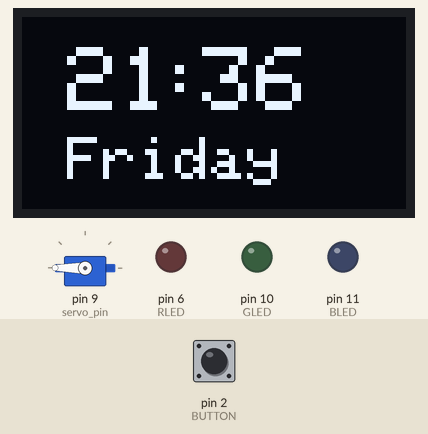
The sketch below on a simulated Arduino Nano, built with avr-gcc and run on an emulated ATmega328P. On the bench: 128×64 one-colour display, servo, output pins drawn as LEDs (lit = HIGH). Wiring (inferred from the names in the program): DS3231 clock at I2C address 0x68. The test bench sets the inputs (shaded band); at power-on: pin 2 (BUTTON) LOW. The local clock reads 2024-03-15 10:24:30 at power-on unless the sketch sets it; what the sketch prints to the serial monitor is not drawn.

Above: at 3.2 s.
3.3 s: pin 2 (BUTTON) pulled HIGH for 1 s
At 4.6 s:
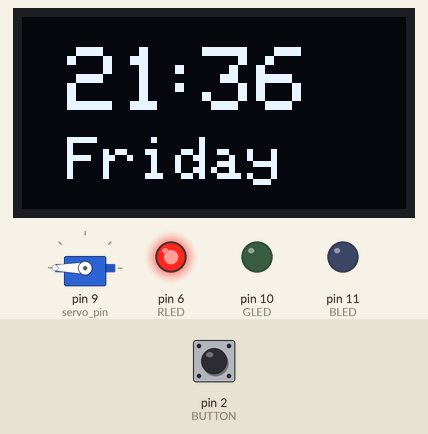
5.8 s: pin 2 (BUTTON) pulled HIGH for 0.15 s
At 7.1 s:
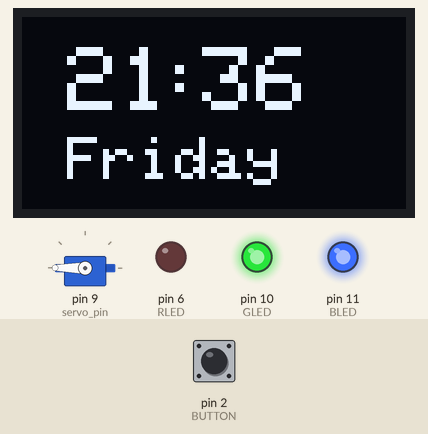
7.4 s: pin 2 (BUTTON) pulled HIGH for 0.15 s
At 8.0 s:
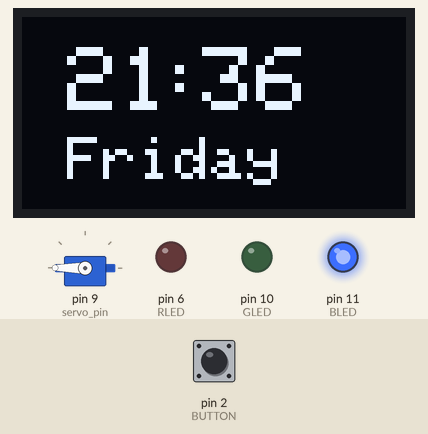
9.0 s: pin 2 (BUTTON) pulled HIGH for 3.2 s
At 12.7 s:
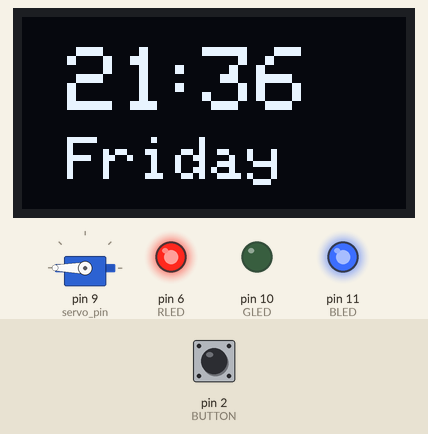
13.7 s: pin 2 (BUTTON) driven HIGH
At 15.01 s:
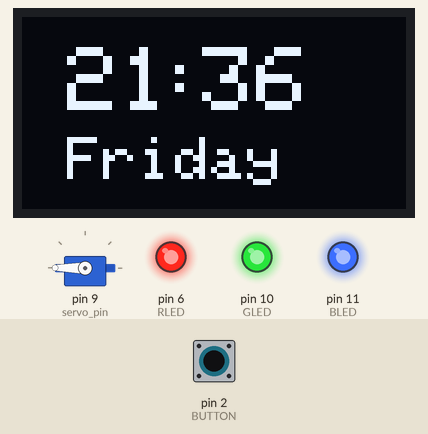
16.7 s: pin 2 (BUTTON) driven LOW
At 16.7 s:
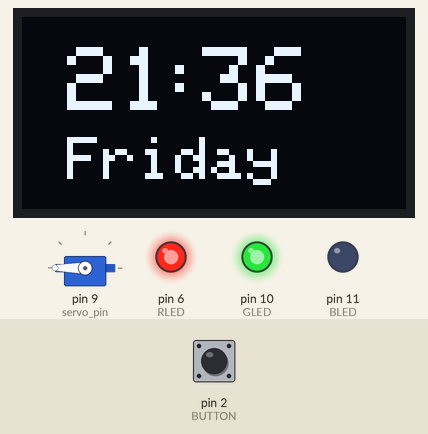
Timing chart, 0 to 19.7 s (numbered marks = the images above; inputs shaded):
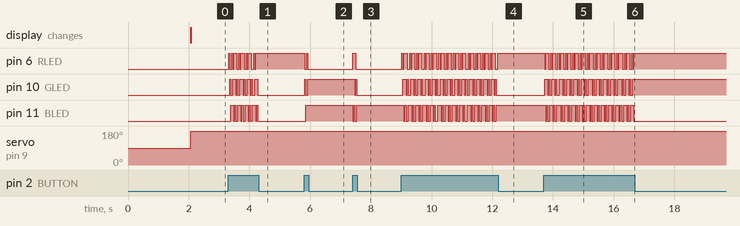

The sketch:

grow_clock.ino
```cpp
/*
 * Grow Clock
 * James A Ware
 * MAY-22
 *
 */

#include "Wire.h"
#include "millisDelay.h"
#include "Servo.h"
#define DS3231_I2C_ADDRESS 0x68

//screen includes
#include <Wire.h>
#include <Adafruit_GFX.h>
#include <Adafruit_SSD1306.h>

#define SCREEN_WIDTH 128 // OLED display width, in pixels
#define SCREEN_HEIGHT 64 // OLED display height, in pixels

Adafruit_SSD1306 display(SCREEN_WIDTH, SCREEN_HEIGHT, &Wire, -1);

const int BLED=11;
const int GLED=10;
const int RLED=6;
int ledMode = 0;
millisDelay ledDelay;

const int BUTTON=2;
boolean lastButton = LOW;
boolean currentButton = LOW;


int servo_pin = 9; //D9 on NANO board
Servo myservo;
int angle = 0;


//RTC timer
const long interval = 1000;
unsigned long previousMillis = 0;

// Convert normal decimal numbers to binary coded decimal
byte decToBcd(byte val){
  return( (val/10*16) + (val%10) );
}

// Convert binary coded decimal to normal decimal numbers
byte bcdToDec(byte val){
  return( (val/16*10) + (val%16) );
}

void setup(){
  Serial.begin(115200);
  //screen init
  if(!display.begin(SSD1306_SWITCHCAPVCC, 0x3C)) {
    Serial.println(F("SSD1306 allocation failed"));
    for(;;);
  }
  delay(2000);
  display.clearDisplay();
  display.setTextColor(WHITE);

  //led init
  pinMode (BLED, OUTPUT);
  pinMode (GLED, OUTPUT);
  pinMode (RLED, OUTPUT);
  pinMode (BUTTON, INPUT);

  Wire.begin();
  Serial.begin(9600);
//  ledDelay.start(10000);  // delay that holds the lights on
//  ledintDelay.start(10000);  // delay that cycles through the colors

//servo init
{
  myservo.attach(servo_pin);
}
  // set the time | seconds, minutes, hours, day, date, month, year
  setDS3231time(25,36,21,6,6,5,22);
}

  boolean debounce(boolean last){
    boolean current = digitalRead(BUTTON);
    if(last != current){
      delay(5);
      current = digitalRead(BUTTON);
    }
    return current;
  }

void setDS3231time(byte second, byte minute, byte hour, byte dayOfWeek, byte
dayOfMonth, byte month, byte year){
  // sets time and date data to DS3231
  Wire.beginTransmission(DS3231_I2C_ADDRESS);
  Wire.write(0); // set next input to start at the seconds register
  Wire.write(decToBcd(second)); // set seconds
  Wire.write(decToBcd(minute)); // set minutes
  Wire.write(decToBcd(hour)); // set hours
  Wire.write(decToBcd(dayOfWeek)); // set day of week (1=Sunday, 7=Saturday)
  Wire.write(decToBcd(dayOfMonth)); // set date (1 to 31)
  Wire.write(decToBcd(month)); // set month
  Wire.write(decToBcd(year)); // set year (0 to 99)
  Wire.endTransmission();
}

void readDS3231time(byte *second,
byte *minute,
byte *hour,
byte *dayOfWeek,
byte *dayOfMonth,
byte *month,
byte *year){
  Wire.beginTransmission(DS3231_I2C_ADDRESS);
  Wire.write(0); // set DS3231 register pointer to 00h
  Wire.endTransmission();
  Wire.requestFrom(DS3231_I2C_ADDRESS, 7);
  // request seven bytes of data from DS3231 starting from register 00h
  *second = bcdToDec(Wire.read() & 0x7f);
  *minute = bcdToDec(Wire.read());
  *hour = bcdToDec(Wire.read() & 0x3f);
  *dayOfWeek = bcdToDec(Wire.read());
  *dayOfMonth = bcdToDec(Wire.read());
  *month = bcdToDec(Wire.read());
  *year = bcdToDec(Wire.read());
}

void displayTime(){
  byte second, minute, hour, dayOfWeek, dayOfMonth, month, year;
  // retrieve data from DS3231
  readDS3231time(&second, &minute, &hour, &dayOfWeek, &dayOfMonth, &month,
  &year);
  // send it to the serial monitor
  Serial.print(hour, DEC);
  // convert the byte variable to a decimal number when displayed
  Serial.print(":");
  if (minute<10){
    Serial.print("0");
  }
  Serial.print(minute, DEC);
  Serial.print(":");
  if (second<10){
    Serial.print("0");
  }
  Serial.print(second, DEC);
  Serial.print(" ");
  Serial.print(dayOfMonth, DEC);
  Serial.print("/");
  Serial.print(month, DEC);
  Serial.print("/");
  Serial.print(year, DEC);
  Serial.print(" Day of week: ");
  switch(dayOfWeek){
  case 1:
    Serial.println("Sunday");
    break;
  case 2:
    Serial.println("Monday");
    break;
  case 3:
    Serial.println("Tuesday");
    break;
  case 4:
    Serial.println("Wednesday");
    break;
  case 5:
    Serial.println("Thursday");
    break;
  case 6:
    Serial.println("Friday");
    break;
  case 7:
    Serial.println("Saturday");
    break;
  }
}

void displayTimeOLED(){
  byte second, minute, hour, dayOfWeek, dayOfMonth, month, year;
  // retrieve data from DS3231
  readDS3231time(&second, &minute, &hour, &dayOfWeek, &dayOfMonth, &month,
  &year);
  // send it to the OLED
  display.setTextSize(3);
  display.setCursor(15,10);
  display.print(hour, DEC);

  display.setTextSize(3);
  display.setCursor(45,10);
  display.print(":");

  display.setTextSize(3);
  display.setCursor(60,10);
  display.print(minute, DEC);

  switch(dayOfWeek){
  case 1:
    display.setTextSize(2);
    display.setCursor(15,40);
    display.print("Sunday");
    break;
  case 2:
    display.setTextSize(2);
    display.setCursor(15,40);
    display.print("Monday");
    break;
  case 3:
    display.setTextSize(2);
    display.setCursor(15,40);
    display.print("Tuesday");
    break;
  case 4:
    display.print("Wednesday");
    break;
  case 5:
    display.setTextSize(2);
    display.setCursor(15,40);
    display.print("Thursday");
    break;
  case 6:
    display.setTextSize(2);
    display.setCursor(15,40);
    display.print("Friday");
    break;
  case 7:
    display.setTextSize(2);
    display.setCursor(15,40);
    display.print("Saturday");
    break;
  }

  display.display();

 }

void moveTehArm(){
  byte second, minute, hour, dayOfWeek, dayOfMonth, month, year;
  // retrieve data from DS3231
  readDS3231time(&second, &minute, &hour, &dayOfWeek, &dayOfMonth, &month, &year);
  if(hour > 7 && hour < 20) {
      myservo.write(0);
      Serial.println(hour);
      Serial.println("Sun up");

  } else {
    myservo.write(180);
    Serial.println(hour);
    Serial.println("Sun down");
  }
}

void setMode(int mode){
  if (mode == 1){
    digitalWrite(RLED, 64);
    digitalWrite(GLED, LOW);
    digitalWrite(BLED, LOW);
  }
  else if (mode == 2){
    digitalWrite(RLED, LOW);
    digitalWrite(GLED, 64);
    digitalWrite(BLED, LOW);
  }
  else if (mode == 3){
    digitalWrite(RLED, LOW);
    digitalWrite(GLED, LOW);
    digitalWrite(BLED, 64);
  }
  else if (mode ==4){
    digitalWrite(RLED, 32);
    digitalWrite(GLED, 0);
    digitalWrite(BLED, 32);
  }
  else if (mode == 5){
    digitalWrite(RLED, 0);
    digitalWrite(GLED, 32);
    digitalWrite(BLED, 32);
  }
  else if (mode ==6){
    digitalWrite(RLED, 32);
    digitalWrite(GLED, 32);
    digitalWrite(BLED, 0);
  }
  else{
    digitalWrite(RLED, 16);
    digitalWrite(GLED, 32);
    digitalWrite(BLED, 16);
  }
}

void checkTurnOnLed() { // the led task
  // check if delay has timed out
  if (ledDelay.isRunning()) { // only returns TRUE once.
    ledMode++;
    if (ledMode ==7) ledMode = 0;
    setMode(ledMode);
    Serial.println("Turned LED Off");
  }
}

void checkTurnOffLed() { // the led task
  // check if delay has timed out
  if (ledDelay.justFinished()) { // only returns TRUE once.
    digitalWrite(RLED, LOW);
    digitalWrite(GLED, LOW);
    digitalWrite(BLED, LOW);
    Serial.println("Turned LED Off");
  }
}

void loop(){

  displayTimeOLED();
  display.clearDisplay();
//  display.setTextSize(1);
//  display.setCursor(0,10);
//  display.print("The Time Today is");
//  display.display();
  unsigned long currentMillis = millis();
    if (currentMillis - previousMillis >= interval) {
      previousMillis = currentMillis;
      displayTime();
      moveTehArm();
      checkTurnOffLed();
//      displayTimeOLED();

    }
  currentButton = debounce(lastButton);
  if(lastButton == LOW && currentButton == HIGH) {
    ledDelay.start(360000);
    Serial.println("button pushed");
    checkTurnOnLed();
    }
  }
```

Measured:
- after the input at 3.3 s, pin 6 (RLED): LOW → HIGH at once, then repeats every 0.24 s: LOW 0.07 s, HIGH 0.03 s, LOW 0.03 s, HIGH 0.10 s, until it stays HIGH from 4.2 s; pin 10 (GLED): LOW → HIGH after 0.05 s, then repeats every 0.24 s: LOW 0.07 s, HIGH 0.10 s, LOW 0.03 s, HIGH 0.03 s, until it stays LOW from 4.3 s
- after the input at 5.8 s, pin 6 (RLED): HIGH → LOW at once, → HIGH 0.07 s later, → LOW 0.03 s later; pin 10 (GLED): LOW → HIGH at once, → LOW 0.03 s later, → HIGH 0.07 s later; pin 11 (BLED): LOW → HIGH after 0.05 s
- after the input at 7.4 s, pin 6 (RLED): LOW → HIGH at once, → LOW 0.10 s later; pin 10 (GLED): HIGH → LOW after 0.07 s, → HIGH 0.03 s later, → LOW 0.03 s later; pin 11 (BLED): alternates HIGH for 0.03 s and LOW for 0.05 s, 4 changes in all, then stays HIGH, starting at once
- after the input at 9.0 s, pin 6 (RLED): LOW → HIGH at once, then repeats every 0.25 s: LOW 0.03 s, HIGH 0.12 s, LOW 0.07 s, HIGH 0.03 s, until it stays HIGH from 12.2 s; pin 10 (GLED): LOW → HIGH after 0.05 s, then repeats every 0.25 s: LOW 0.05 s, HIGH 0.03 s, LOW 0.07 s, HIGH 0.10 s, until it stays LOW from 12.1 s
- after the input at 13.7 s, pin 6 (RLED): HIGH → LOW at once, then repeats every 0.24 s: HIGH 0.10 s, LOW 0.07 s, HIGH 0.03 s, LOW 0.03 s; pin 10 (GLED): LOW → HIGH at once, then repeats every 0.24 s: LOW 0.03 s, HIGH 0.03 s, LOW 0.07 s, HIGH 0.10 s
- after the input at 16.7 s, pin 6 (RLED), pin 10 (GLED): stops changing and stays HIGH; pin 11 (BLED): stops changing and stays LOW
